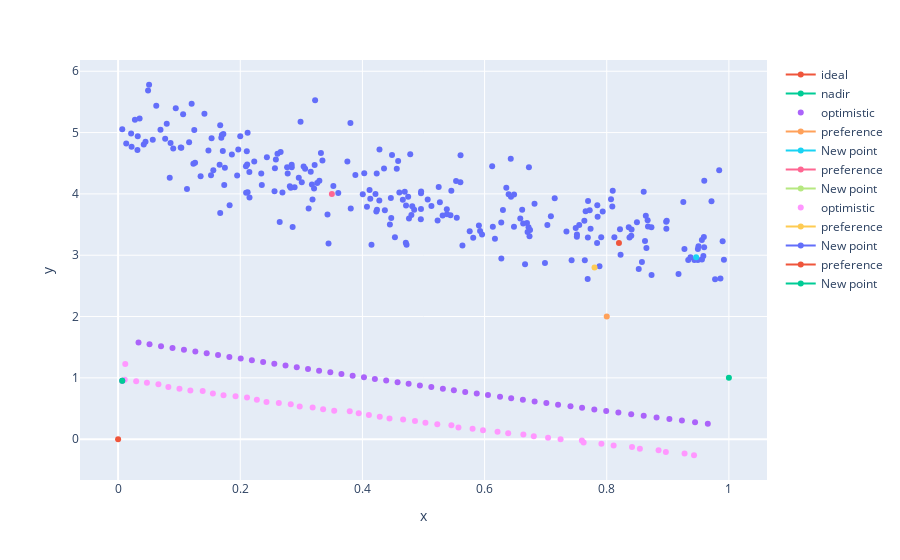

Source (notebook cell):
### Code cell
fig.add_scatter(x=[preference[0]], y=[preference[1]], name="preference")

fig.add_scatter(x=[y_new[0]], y=[y_new[1]], name="New point")

### Figure 1 — Plotly figure (JSON) as saved in the notebook; plotly's stock layout.template omitted (floating-point values rounded to 4 significant figures; data arrays with more than 128 entries replaced by an {"elided": "..."} marker saying what was removed)
{"data": [{"hoverlabel": {"namelength": 0}, "hovertemplate": "x=%{x}<br>y=%{y}", "legendgroup": "", "marker": {"color": "#636efa", "symbol": "circle"}, "mode": "markers", "name": "", "showlegend": false, "type": "scatter", "x": {"elided": "250 float values"}, "xaxis": "x", "y": {"elided": "250 float values"}, "yaxis": "y"}, {"name": "ideal", "type": "scatter", "x": [0], "y": [0]}, {"name": "nadir", "type": "scatter", "x": [1], "y": [1]}, {"mode": "markers", "name": "optimistic", "type": "scatter", "x": [0.08906, 0.05145, 0.1636, 0.03344, 0.1451, 0.2925, 0.6253, 0.1078, 0.5497, 0.4756, 0.1265, 0.5872, 0.2008, 0.4576, 0.7011, 0.5683, 0.819, 0.1822, 0.5317, 0.219, 0.84, 0.6056, 0.4389, 0.384, 0.8605, 0.9231, 0.9655, 0.07029, 0.3109, 0.4025, 0.7796, 0.7203, 0.6435, 0.6819, 0.7991, 0.6627, 0.2557, 0.7407, 0.9026, 0.9446, 0.4941, 0.2375, 0.3474, 0.3291, 0.4204, 0.3656, 0.8815, 0.7596, 0.5128, 0.2741], "y": [1.488, 1.547, 1.371, 1.575, 1.4, 1.173, 0.693, 1.459, 0.7971, 0.9024, 1.429, 0.7448, 1.314, 0.9291, 0.5891, 0.7708, 0.4336, 1.342, 0.8237, 1.285, 0.4075, 0.7187, 0.9556, 1.036, 0.3816, 0.3031, 0.2504, 1.517, 1.145, 1.009, 0.4855, 0.5631, 0.6667, 0.6148, 0.4595, 0.6409, 1.228, 0.5372, 0.3292, 0.2766, 0.8758, 1.257, 1.09, 1.118, 0.982, 1.063, 0.3553, 0.5113, 0.8498, 1.2]}, {"name": "preference", "type": "scatter", "x": [0.8], "y": [2]}, {"name": "New point", "type": "scatter", "x": [0.9464], "y": [2.968]}, {"name": "preference", "type": "scatter", "x": [0.35], "y": [4]}, {"name": "New point", "type": "scatter", "x": [0.006795], "y": [0.9514]}, {"mode": "markers", "name": "optimistic", "type": "scatter", "x": [0.9429, 0.04719, 0.6212, 0.8848, 0.4106, 0.08227, 0.8113, 0.7244, 0.6386, 0.486, 0.6635, 0.5031, 0.4666, 0.7913, 0.2973, 0.01176, 0.1923, 0.3185, 0.4284, 0.8968, 0.8543, 0.9274, 0.3793, 0.2827, 0.7622, 0.7593, 0.06601, 0.1005, 0.5975, 0.4443, 0.7039, 0.2429, 0.6806, 0.5457, 0.2272, 0.3357, 0.01093, 0.1726, 0.1385, 0.2631, 0.3939, 0.02958, 0.1552, 0.5572, 0.1183, 0.2111, 0.5226, 0.8414, 0.3538, 0.5804], "y": [-0.2623, 0.9216, 0.1224, -0.1806, 0.3935, 0.8501, -0.1035, -0.002061, 0.09605, 0.2961, 0.07474, 0.269, 0.3199, -0.07669, 0.5325, 1.227, 0.6989, 0.518, 0.3675, -0.2092, -0.156, -0.2347, 0.4564, 0.569, -0.05455, -0.02085, 0.8962, 0.823, 0.1438, 0.339, 0.02343, 0.6066, 0.04716, 0.2255, 0.6423, 0.4899, 0.9683, 0.715, 0.7844, 0.5894, 0.4223, 0.9434, 0.7467, 0.1912, 0.7925, 0.6776, 0.2445, -0.1273, 0.4646, 0.1706]}, {"name": "preference", "type": "scatter", "x": [0.78], "y": [2.8]}, {"name": "New point", "type": "scatter", "x": [0.006795], "y": [0.9514]}, {"name": "preference", "type": "scatter", "x": [0.82], "y": [3.2]}, {"name": "New point", "type": "scatter", "x": [0.006795], "y": [0.9514]}], "layout": {"legend": {"tracegroupgap": 0}, "margin": {"t": 60}, "xaxis": {"anchor": "y", "domain": [0, 1], "title": {"text": "x"}}, "yaxis": {"anchor": "x", "domain": [0, 1], "title": {"text": "y"}}}}
